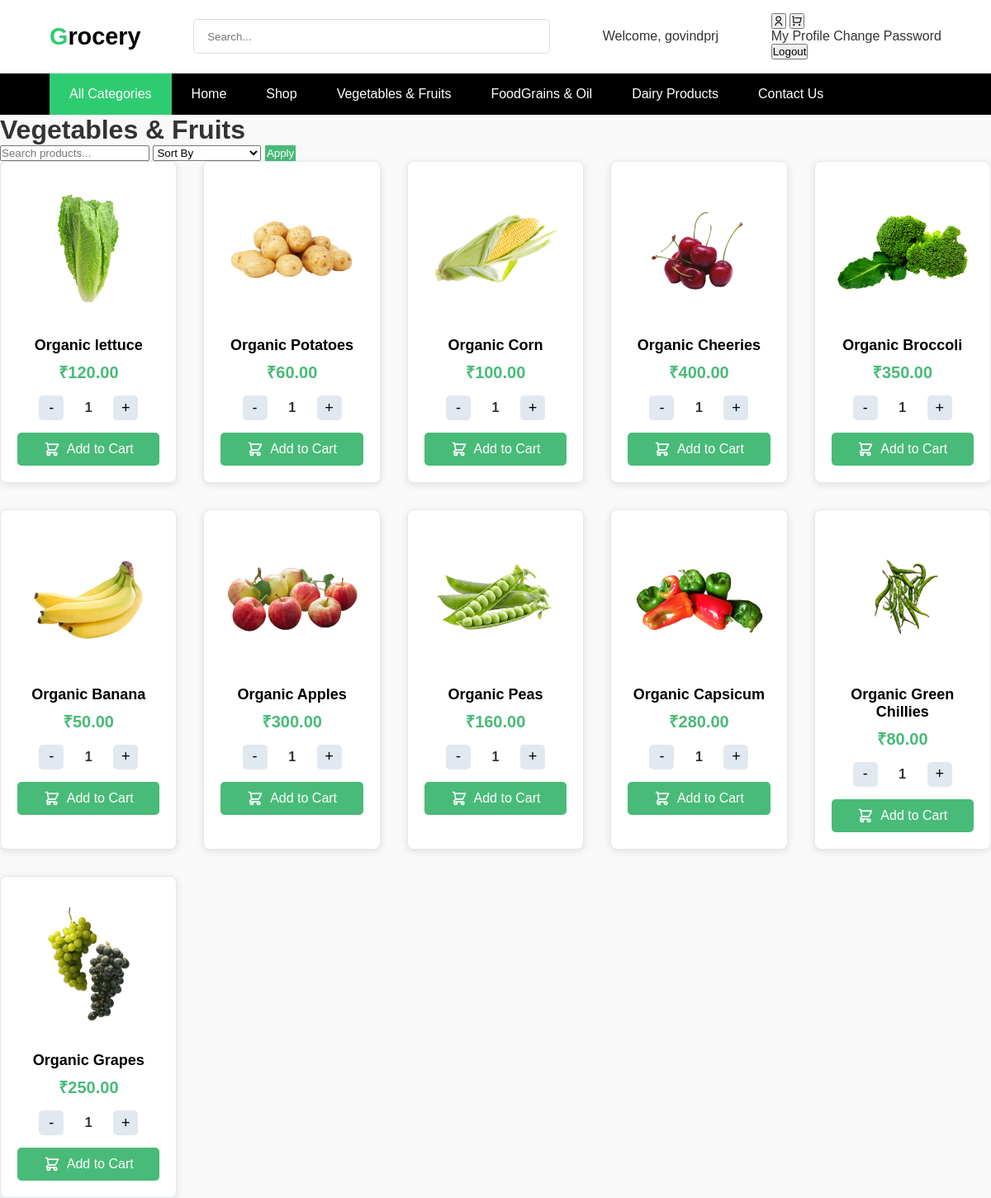
/vege-fruit/ (signed in), run on the app's committed database.
### product/models.py (models this page shows, shortened)
class Product(models.Model):
    name = models.CharField(max_length=255)
    description = models.TextField()
    selling_price = models.DecimalField(max_digits=10, decimal_places=2)
    discounted_price = models.DecimalField(max_digits=10, decimal_places=2)
    category = models.CharField(choices=CATEGORY_CHOICE, max_length=18)
    image = models.ImageField(upload_to='products/')

### product/views.py (the view)
# urls.py: path('vege-fruit/',VegFruit,name='vege_fruit'),
def VegFruit(request):
    products = Product.objects.filter(category="Vegetable & Fruits")
    query = request.GET.get('query', '')
    sort_by = request.GET.get('sort_by', '')
    if query:
        products = products.filter(
            Q(name__icontains=query) |
            Q(description__icontains=query)
        )
    if sort_by == 'low_to_high':
        products = products.order_by('selling_price')  # Ascending price
    elif sort_by == 'high_to_low':
        products = products.order_by('-selling_price')  # Descending price
    else:
        products = products.order_by('-id')  # Default: newest first
    context = {
        'products': products,
        'query': query,
        'selected_sort': sort_by,
    }
    return render(request, 'product/vege_fruit.html', context)

### product/templates/product/vege_fruit.html (shortened to what this page needs)
{% extends 'base.html' %}
{% load static %}
{% block style %}
<link rel="stylesheet" href="{% static 'css/groceryCart.css' %}">
{% endblock %}
{% block HeroSection %}
<div class="page-content">
    <h1 class="page-title">Vegetables & Fruits</h1>
    <form method="get" class="filter-form">
        <input type="text" name="query" placeholder="Search products..." value="{{ query }}" class="search-input">
        <select name="sort_by" class="sort-dropdown">
            <option value="">Sort By</option>
        </select>
        <button type="submit" style="background-color: #48bb78;border: none; color: white; padding: 2px;" class="filter-btn">Apply</button>
    </form>
    <div class="product-grid">
        {% for product in products %}
        <div class="product-card">
            <img src="{{ product.image.url }}" alt="{{ product.name }}" class="product-image">
            <h3 class="product-name">{{ product.name }}</h3>
            <p class="product-price">&#8377;{{ product.selling_price }}</p>
            <div class="quantity-controls">
                <button class="quantity-btn" onclick="decrementQuantity(this)">-</button>
                <span class="quantity">1</span>
                <button class="quantity-btn" onclick="incrementQuantity(this)">+</button>
            </div>
            <a href="{% url 'Show_Cart' %}"><button class="add-to-cart" onclick="addToCart(this)">
                Add to Cart
            </button></a>
        </div>
        {% empty %}
        <p class="no-products">No products found.</p>
        {% endfor %}
    </div>
</div>
{% endblock %}

### templates/base.html (shortened to what this page needs)
{% load static %}
<!DOCTYPE html>
<html lang="en">
<head>
    <link href="https://cdn.jsdelivr.net/npm/remixicon@4.5.0/fonts/remixicon.css" rel="stylesheet" />
    <link rel="stylesheet" href="{% static 'css/base.css'%}">
    {% block style %}
    {% endblock %}
</head>
<body>
{% block Navbar %}
    <header class="header">
        <a href="{% url 'Home' %}" style="text-decoration: none;">
            <div class="logo" >
                <span>G</span>rocery
            </div>
        </a>
        <div class="search-bar">
            <input type="text" placeholder="Search...">
        </div>
        {% if user.is_authenticated %}
        <div class="hidden md:block">
            {% if user.is_authenticated %}
            <span class="text-sm uppercase tracking-wider">Welcome, {{ user.username }}</span>
            {% endif %}
        </div>
        <div class="relative">
            <button id="user-menu-button" class="flex items-center hover:text-gray-600">
                <i class="ri-user-line"></i>
            </button>
            <button id="cart-button" class="relative hover:text-gray-600">
                <a href="{% url 'Add_Cart' %}">
                    <i class="ri-shopping-cart-line"></i>
                </a>
            </button>
            <div id="user-dropdown"
                class="hidden absolute right-0 mt-2 w-48 bg-white rounded-md shadow-lg py-1 ring-1 ring-black ring-opacity-5">
                <a href="{% url 'profile' %}" class="block px-4 py-2 text-sm text-gray-700 hover:bg-gray-100">
                    My Profile
                </a>
                <a href="{% url 'password_change' %}"
                    class="block px-4 py-2 text-sm text-gray-700 hover:bg-gray-100">
                    Change Password
                </a>
                <form action="{% url 'logout' %}" method="POST" class="block">
                    <button type="submit"
                        class="w-full text-left px-4 py-2 text-sm text-gray-700 hover:bg-gray-100">
                        Logout
                    </button>
                </form>
            </div>
        </div>
        {% endif %}
    </header>
    <nav class="nav">
        <ul class="nav-list">
            <li class="categories-btn"> All Categories</li>
            <a href="{% url 'Home' %}" style="text-decoration: none;color: #ffffff;"><li >Home</li></a>
            <a href="#" style="text-decoration: none;color: #ffffff;"><li>Shop</li></a>
            <a href="{% url 'vege_fruit' %}" style="text-decoration: none;color: #ffffff;"><li>Vegetables & Fruits</li></a>
            <a href="{% url 'grain_oil' %}" style="text-decoration: none;color: #ffffff;"><li>FoodGrains & Oil</li></a>
            <a href="{% url 'dairyproduct' %}" style="text-decoration: none;color: #ffffff;"><li>Dairy Products</li></a>
            <a href="{% url 'contactus' %}" style="text-decoration: none;color: #ffffff;"><li>Contact Us</li></a>
        </ul>
    </nav>
    {% endblock %}
    {% block HeroSection %}{% endblock %}
</body>
</html>

### static/css/base.css (style rules this page uses)
* { margin: 0; padding: 0; box-sizing: border-box; font-family: Arial, sans-serif; }
:root { --primary-color: #2ecc71; --dark-text: #000000; --light-gray: #f5f5f5; }
.header { padding: 1rem 5%; display: flex; justify-content: space-between; align-items: center; border-bottom: 1px solid #eee; background-color: white; }
.logo { color: var(--dark-text); font-size: 1.8rem; font-weight: bold; }
.logo span { color: var(--primary-color); }
.search-bar { flex: 0 1 40%; position: relative; }
.search-bar input { width: 100%; padding: 0.8rem 1rem; border: 1px solid #ddd; border-radius: 5px; }
.nav { background-color: var(--dark-text); color: white; padding: 0 5%; }
.nav-list { display: flex; list-style: none; margin: 0; padding: 0; }
.nav-list li { padding: 1rem 1.5rem; cursor: pointer; transition: background-color 0.3s; }
.categories-btn { background-color: var(--primary-color); padding: 1rem 1.5rem; display: flex; align-items: center; gap: 0.5rem; }
.product-grid { display: grid; grid-template-columns: repeat(auto-fit, minmax(200px, 1fr)); gap: 2rem; }
.product-card { background: white; padding: 1rem; border-radius: 8px; text-align: center; box-shadow: 0 2px 10px rgba(0,0,0,0.1); transition: transform 0.3s; }
.product-card img { width: 100%; height: auto; margin-bottom: 1rem; border-radius: 4px; }
.product-card h3 { color: var(--dark-text); margin-bottom: 0.5rem; }

### static/css/groceryCart.css (style rules this page uses)
body { font-family: 'Roboto', sans-serif; margin: 0; padding: 0; background-color: #f9f9f9; color: #333; }
a { text-decoration: none; color: inherit; transition: color 0.3s ease; }
.product-card { border: 1px solid #e2e8f0; border-radius: 8px; padding: 20px; text-align: center; transition: transform 0.3s; background-color: white; }
.product-image { width: 200px; height: 200px; object-fit: cover; margin-bottom: 15px; }
.product-name { font-size: 18px; color: #2d3748; margin-bottom: 10px; }
.product-price { color: #48bb78; font-weight: bold; font-size: 20px; margin-bottom: 15px; }
.add-to-cart { background-color: #48bb78; color: white; border: none; padding: 10px 15px; border-radius: 5px; cursor: pointer; font-size: 16px; transition: all 0.3s ease; width: 100%; display: flex; align-items: center; justify-content: center; gap: 8px; }
.cart-icon { width: 20px; height: 20px; }
.quantity-controls { display: flex; align-items: center; justify-content: center; gap: 10px; margin-bottom: 15px; }
.quantity-btn { background-color: #e2e8f0; border: none; width: 30px; height: 30px; border-radius: 5px; cursor: pointer; font-size: 18px; display: flex; align-items: center; justify-content: center; transition: background-color 0.3s; }
.quantity { font-size: 16px; font-weight: bold; min-width: 40px; text-align: center; }

### data on the page
Product: image (picture), name "Organic lettuce", selling_price "120.00"
Product: image (picture), name "Organic Potatoes", selling_price "60.00"
Product: image (picture), name "Organic Corn", selling_price "100.00"
Product: image (picture), name "Organic Cheeries", selling_price "400.00"
Product: image (picture), name "Organic Broccoli", selling_price "350.00"
Product: image (picture), name "Organic Banana", selling_price "50.00"
Product: image (picture), name "Organic Apples", selling_price "300.00"
Product: image (picture), name "Organic Peas", selling_price "160.00"
Product: image (picture), name "Organic Capsicum", selling_price "280.00"
Product: image (picture), name "Organic Green Chillies", selling_price "80.00"
Product: image (picture), name "Organic Grapes", selling_price "250.00"

### other printed values
{{ user.username }} "govindprj"
